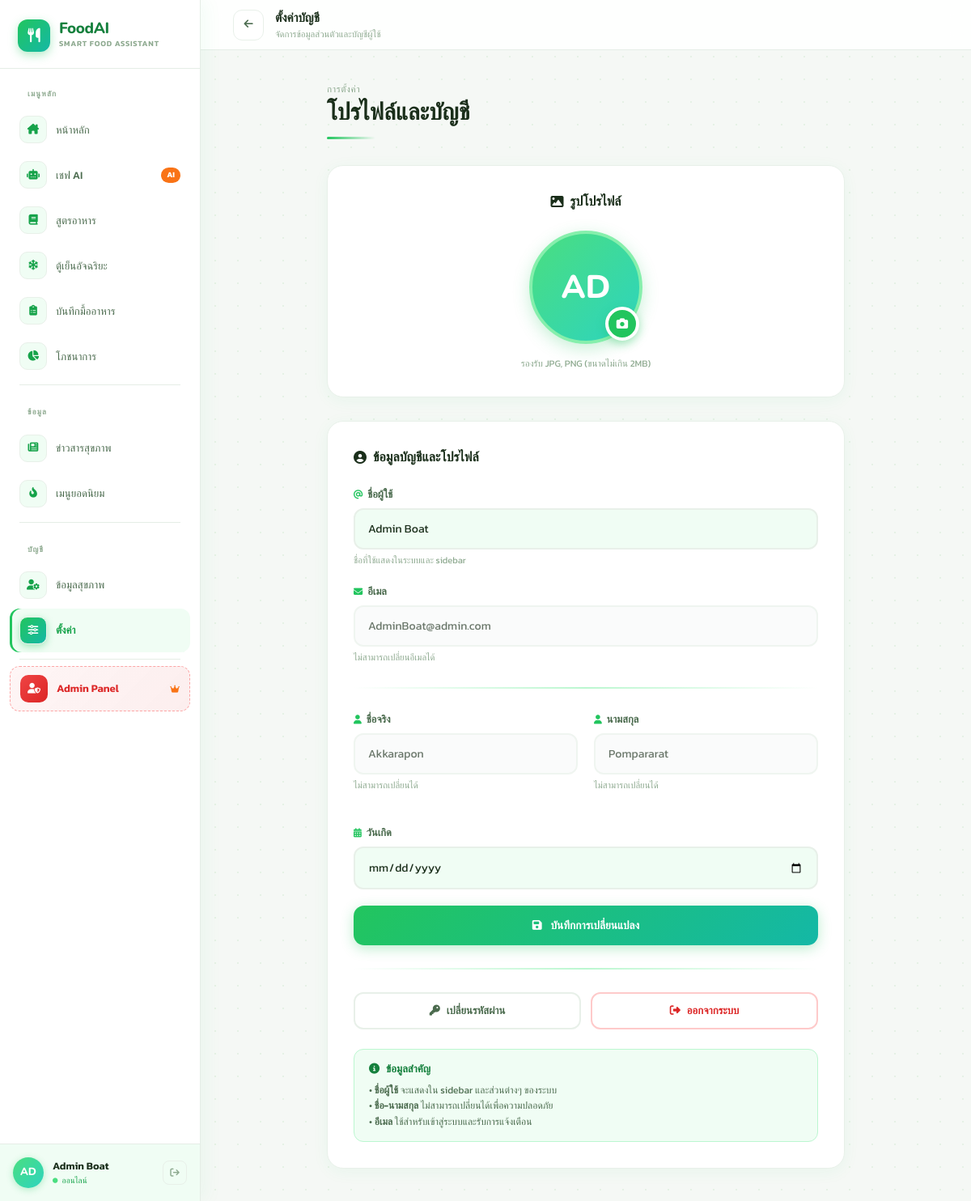
The app's page /pages/settings.php (signed in) with its own data.
### tables this page shows
CREATE TABLE `users` (
  `id` int(11) NOT NULL,
  `username` varchar(50) NOT NULL,
  `email` varchar(100) NOT NULL,
  `password_hash` text NOT NULL,
  `otp_code` varchar(6) DEFAULT NULL,
  `otp_expires_at` datetime DEFAULT NULL,
  `created_at` timestamp NOT NULL DEFAULT current_timestamp(),
  `first_name` varchar(100) DEFAULT NULL,
  `last_name` varchar(100) DEFAULT NULL,
  `birth_date` date DEFAULT NULL,
  `profile_image` text DEFAULT NULL,
  `role` int(1) DEFAULT 0
);

### pages/settings.php (the view, shortened to what this page needs)
<?php
include '../config/connect.php';
$user_id = $_SESSION['user_id'];
$u_stmt = $conn->prepare("SELECT username, email, first_name, last_name, birth_date, profile_image FROM users WHERE id = ?");
$u_stmt->bind_param("i", $user_id);
$u_stmt->execute();
$user_data = $u_stmt->get_result()->fetch_assoc();
$email         = $user_data['email'] ?? '';
$first_name    = $user_data['first_name'] ?? '';
$last_name     = $user_data['last_name'] ?? '';
$birth_date    = $user_data['birth_date'] ?? '';
?>
<!DOCTYPE html>
<html lang="th">
<head>
<script src="https://cdn.tailwindcss.com"></script>
<link rel="stylesheet" href="https://cdnjs.cloudflare.com/ajax/libs/font-awesome/6.4.0/css/all.min.css">
</head>
<body>
<?php include '../includes/sidebar.php' ?>
<div class="page-wrap">
  <header class="topbar">
    <a href="dashboard.php" class="tb-back"><i class="fas fa-arrow-left"></i></a>
    <div>
      <div style="font-family:'Nunito',sans-serif;font-size:.95rem;font-weight:800;color:var(--txt);">ตั้งค่าบัญชี</div>
      <div style="font-size:.7rem;color:var(--muted);">จัดการข้อมูลส่วนตัวและบัญชีผู้ใช้</div>
    </div>
  </header>
  <main style="padding:2.5rem;max-width:720px;width:100%;margin:0 auto;">
    <div class="rv rv1" style="margin-bottom:2rem;">
      <p style="font-size:.72rem;color:var(--muted);margin-bottom:3px;letter-spacing:.05em;">การตั้งค่า</p>
      <h1 style="font-family:'Nunito',sans-serif;font-size:1.8rem;font-weight:800;color:var(--txt);line-height:1.2;">
        โปรไฟล์และบัญชี
      </h1>
      <div class="gline" style="width:60px;margin-top:12px;"></div>
    </div>
    <div class="rv rv2 card" style="text-align:center;margin-bottom:1.8rem;">
      <h2 class="stitle" style="margin-bottom:24px;justify-content:center;">
        <i class="fas fa-image"></i> รูปโปรไฟล์
      </h2>
      <form action="update_settings.php" method="POST" enctype="multipart/form-data" id="avatarForm">
        <div class="avatar-upload">
          <div class="avatar-preview" id="avatarPreview">
            <?php if ($profile_image && file_exists("../public/uploads/avatars/" . $profile_image)): ?>
            <img src="../public/uploads/avatars/<?= htmlspecialchars($profile_image) ?>?t=<?= time() ?>" alt="Avatar">
            <?php else: ?>
            <?= htmlspecialchars($initials ?: '?') ?>
            <?php endif; ?>
          </div>
          <label class="avatar-btn" title="เปลี่ยนรูปภาพ">
            <i class="fas fa-camera"></i>
          </label>
        </div>
      </form>
      <p style="font-size:.72rem;color:var(--muted);margin-top:16px;">รองรับ JPG, PNG (ขนาดไม่เกิน 2MB)</p>
    </div>
    <div class="rv rv3 card">
      <h2 class="stitle" style="margin-bottom:24px;">
        <i class="fas fa-user-circle"></i> ข้อมูลบัญชีและโปรไฟล์
      </h2>
      <form action="update_settings.php" method="POST">
        <div class="form-group">
          <label class="form-label">
            <i class="fas fa-at"></i> ชื่อผู้ใช้
          </label>
          <input type="text" name="username" value="<?= htmlspecialchars($username) ?>" class="form-input" required>
          <div class="form-hint">ชื่อที่ใช้แสดงในระบบและ sidebar</div>
        </div>
        <div class="form-group">
          <label class="form-label">
            <i class="fas fa-envelope"></i> อีเมล
          </label>
          <input type="email" value="<?= htmlspecialchars($email) ?>" class="form-input" disabled>
          <div class="form-hint">ไม่สามารถเปลี่ยนอีเมลได้</div>
        </div>
        <div class="divider"></div>
        <div class="form-row">
          <div class="form-group">
            <label class="form-label">
              <i class="fas fa-user"></i> ชื่อจริง
            </label>
            <input type="text" value="<?= htmlspecialchars($first_name) ?>" class="form-input" disabled>
            <div class="form-hint">ไม่สามารถเปลี่ยนได้</div>
          </div>
          <div class="form-group">
            <label class="form-label">
              <i class="fas fa-user"></i> นามสกุล
            </label>
            <input type="text" value="<?= htmlspecialchars($last_name) ?>" class="form-input" disabled>
            <div class="form-hint">ไม่สามารถเปลี่ยนได้</div>
          </div>
        </div>
        <div class="form-group">
          <label class="form-label">
            <i class="fas fa-calendar-days"></i> วันเกิด
          </label>
          <input type="date" name="birth_date" value="<?= htmlspecialchars($birth_date) ?>" class="form-input">
        </div>
        <button type="submit" class="btn-primary">
          <i class="fas fa-save" style="margin-right:8px;"></i> บันทึกการเปลี่ยนแปลง
        </button>
      </form>
      <div class="divider"></div>
      <div class="action-btns-grid" style="display:grid;grid-template-columns:1fr 1fr;gap:12px;">
        <a href="forgot_password.php" class="btn-secondary">
          <i class="fas fa-key"></i> เปลี่ยนรหัสผ่าน
        </a>
        <a href="logout.php" class="btn-danger" onclick="return confirm('คุณต้องการออกจากระบบใช่หรือไม่?')">
          <i class="fas fa-sign-out-alt"></i> ออกจากระบบ
        </a>
      </div>
      <div class="info-box">
        <h4><i class="fas fa-info-circle"></i> ข้อมูลสำคัญ</h4>
        <p>• <strong>ชื่อผู้ใช้</strong> จะแสดงใน sidebar และส่วนต่างๆ ของระบบ</p>
        <p>• <strong>ชื่อ-นามสกุล</strong> ไม่สามารถเปลี่ยนได้เพื่อความปลอดภัย</p>
        <p>• <strong>อีเมล</strong> ใช้สำหรับเข้าสู่ระบบและรับการแจ้งเตือน</p>
      </div>
    </div>
  </main>
</div>
</body>
</html>

### pages/settings.php (style rules this page uses)
:root { --g50:#f0fdf4;--g100:#dcfce7;--g200:#bbf7d0;--g300:#86efac; --g400:#4ade80;--g500:#22c55e;--g600:#16a34a;--g700:#15803d; --t400:#2dd4bf;--t500:#14b8a6;--t600:#0d9488; --bg:#f5f8f5;--card:#fff;--bdr:#e8f0e9; --txt:#1a2e1a;--sub:#4b6b4e;--muted:#8da98f; --sb-w:248px; }
* { box-sizing:border-box;margin:0;padding:0; }
body { font-family:'Kanit',sans-serif;background:var(--bg);color:var(--txt);min-height:100vh;display:flex; }
body::before { content:'';position:fixed;inset:0;pointer-events:none;z-index:0;background-image:radial-gradient(circle,#c8e6c9 1px,transparent 1px);background-size:28px 28px;opacity:.35; }
.page-wrap { margin-left:var(--sb-w);flex:1;position:relative;z-index:1;min-width:0; }
.topbar { height:62px;background:rgba(255,255,255,.9);backdrop-filter:blur(12px);border-bottom:1px solid #e5ede6;display:flex;align-items:center;padding:0 2.5rem;gap:14px;position:sticky;top:0;z-index:50; }
.tb-back { width:38px;height:38px;border-radius:11px;background:#fff;border:1px solid var(--bdr);display:flex;align-items:center;justify-content:center;color:var(--sub);text-decoration:none;font-size:.8rem;transition:all .18s; }
.rv { opacity:0;animation:slideUp .5s cubic-bezier(.22,1,.36,1) forwards; }
.rv1 { animation-delay:.04s; }
.rv2 { animation-delay:.10s; }
.rv3 { animation-delay:.17s; }
.stitle { font-family:'Nunito',sans-serif;font-size:1rem;font-weight:800;color:var(--txt);display:flex;align-items:center;gap:8px; }
.gline { height:3px;background:linear-gradient(90deg,var(--g500),transparent);border-radius:99px; }
.card { background:#fff;border:1px solid var(--bdr);border-radius:20px;padding:32px;box-shadow:0 4px 20px rgba(34,197,94,.06); }
.avatar-upload { position:relative;width:140px;height:140px;margin:0 auto; }
.avatar-preview { width:140px;height:140px;border-radius:50%;overflow:hidden;border:4px solid var(--g300);box-shadow:0 6px 20px rgba(34,197,94,.25);background:linear-gradient(135deg,var(--g400),var(--t400));display:flex;align-items:center;justify-content:center;color:#fff;font-family:'Nunito',sans-serif;font-size:2.5rem;font-weight:800;position:relative; }
.avatar-btn { position:absolute;bottom:4px;right:4px;width:42px;height:42px;border-radius:50%;background:var(--g500);color:#fff;border:4px solid #fff;display:flex;align-items:center;justify-content:center;cursor:pointer;transition:all .2s;font-size:.9rem;box-shadow:0 4px 12px rgba(34,197,94,.4); }
.form-row { display:grid;grid-template-columns:1fr 1fr;gap:20px;margin-bottom:20px; }
.form-group { margin-bottom:20px; }
.form-label { font-size:.8rem;font-weight:700;color:var(--sub);margin-bottom:8px;display:flex;align-items:center;gap:6px; }
.form-label i { font-size:.7rem;color:var(--g500); }
.form-input { width:100%;padding:13px 16px;background:var(--g50);border:2px solid var(--bdr);border-radius:12px;font-family:'Kanit',sans-serif;font-size:.88rem;color:var(--txt);outline:none;transition:all .2s; }
.form-input:disabled { opacity:.65;cursor:not-allowed;background:#f8f9fa; }
.form-hint { font-size:.7rem;color:var(--muted);margin-top:5px; }
.btn-primary { background:linear-gradient(135deg,var(--g500),var(--t500));color:#fff;font-size:.85rem;font-weight:700;padding:14px 28px;border-radius:13px;border:none;cursor:pointer;transition:all .2s;box-shadow:0 4px 16px rgba(34,197,94,.3);font-family:'Kanit',sans-serif;width:100%; }
.btn-secondary { background:#fff;color:var(--sub);border:2px solid var(--bdr);font-size:.82rem;font-weight:600;padding:11px 22px;border-radius:12px;cursor:pointer;transition:all .2s;text-decoration:none;display:inline-flex;align-items:center;justify-content:center;gap:8px;font-family:'Kanit',sans-serif; }
.btn-danger { background:#fff;color:#dc2626;border:2px solid #fecaca;font-size:.82rem;font-weight:600;padding:11px 22px;border-radius:12px;cursor:pointer;transition:all .2s;text-decoration:none;display:inline-flex;align-items:center;justify-content:center;gap:8px;font-family:'Kanit',sans-serif; }
.divider { height:2px;background:linear-gradient(90deg,transparent,var(--g200),transparent);margin:28px 0; }
.info-box { background:var(--g50);border:1.5px solid var(--g200);border-radius:12px;padding:14px 18px;margin-top:24px; }
.info-box h4 { font-size:.82rem;font-weight:700;color:var(--g700);margin-bottom:8px;display:flex;align-items:center;gap:8px; }
.info-box p { font-size:.75rem;color:var(--sub);line-height:1.6; }

### records on screen
users: email "AdminBoat@admin.com", first_name "Akkarapon", last_name "Pompararat"

### other values on screen
$initials ?: 'U' "AD"
$username "Admin Boat"
$initials ?: '?' "AD"
